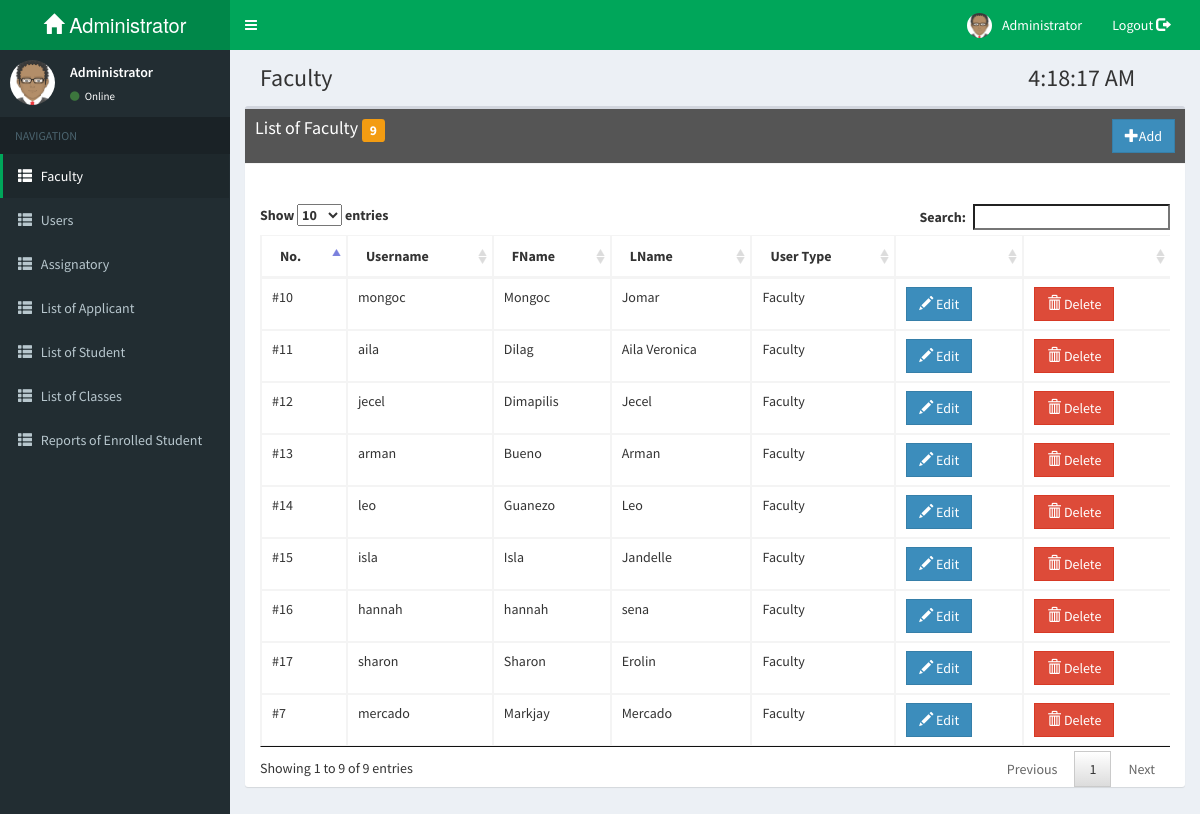
Screenshot of /admin/pages/faculty.php (signed in) with the database file from the repository.
### tables this page shows
CREATE TABLE `users_tbl` (
  `u_id` int(10) UNSIGNED NOT NULL,
  `fname` varchar(50) NOT NULL,
  `lname` varchar(50) NOT NULL,
  `username` varchar(50) NOT NULL,
  `password` varchar(30) NOT NULL,
  `type` varchar(50) NOT NULL
);

### admin/pages/faculty.php (the view, shortened to what this page needs)
<?php 	include "../templates/templates.php";
		include "connect.php";
        headertemplate('Admin | Users');
		?>
	<?php
		$sql_fac_staff = mysqli_query($con,"select * from users_tbl WHERE type = 'Faculty'");
		$num_fac = mysqli_num_rows($sql_fac_staff);
	?>
  <body class="skin-green">
    <div class="wrapper">
     <?php navbar('faculty'); ?>
      <div class="content-wrapper">
		<section class="content-header">
          <h1 class="col-md-10">
            Faculty
          </h1>
		  <h1>
            <?php include('time.php'); ?>
          </h1>
        </section>
       <section class="content">
        <div class="box">
            <div class="box-header with-border" style="background-color: #555555;color:white;">
              <h3 class="box-title">List of Faculty <small class="label bg-yellow" id="num_app"> <?php echo $num_fac;?></small></h3>
			  <a class="btn btn-flat btn-primary pull-right" href="faculty_add_edit_del.php?opt=add" data-toggle="tooltip" title="Delete User"><i class="glyphicon glyphicon-plus"></i>Add</a>
            </div>
            <br/><br/>
			<div class="container-fluid">
				<div class="table-responsive">
				  <table id="tblusers" class="table table-bordered table-hover">
					<thead>
						<th>No.</th>
						<th>Username</th>
						<th>FName</th>
						<th>LName</th>
						<th>User Type</th>
						<th></th>
						<th></th>
					</thead>
					<tbody>
						<?php
						while($fetch_staff = mysqli_fetch_array($sql_fac_staff)){
						?>
							<tr>
								<td>#<?php echo $fetch_staff['u_id'];?></td>
								<td><?php echo $fetch_staff['username'];?></td>
								<td><?php echo $fetch_staff['fname'];?></td>
								<td><?php echo $fetch_staff['lname'];?></td>
								<td><?php echo $fetch_staff['type'];?></td>
								<td><a class="btn btn-flat btn-primary" href="faculty_add_edit_del.php?opt=edit&id=<?php echo $fetch_staff['u_id'];?>" data-toggle="tooltip" title="Modify User"><i class="glyphicon glyphicon-pencil"></i> Edit</a></td>
								<td><a class="btn btn-flat btn-danger" href="print_certificate_admission.php?id=<?php echo $fetch_staff['u_id'];?>" data-toggle="tooltip" title="Delete User"><i class="glyphicon glyphicon-trash"></i> Delete</a></td>
							</tr>
						<?php
						}
						?>
					</tbody>
				  </table>
				</div>
            </div>
          </div>
       </section>
    </div>
  </body>
</html>

### admin/templates/templates.php (shortened to what this page needs)
<?php
function headertemplate($title){
        ?>
<!DOCTYPE html>
<html>
  <head>
    <link href="../../bootstrap/bootstrap/css/bootstrap.min.css" rel="stylesheet" type="text/css" />
    <link href="https://maxcdn.bootstrapcdn.com/font-awesome/4.3.0/css/font-awesome.min.css" rel="stylesheet" type="text/css" />
    <link href="http://code.ionicframework.com/ionicons/2.0.0/css/ionicons.min.css" rel="stylesheet" type="text/css" />
    <link href="../../bootstrap/plugins/morris/morris.css" rel="stylesheet" type="text/css" />
    <link href="../../bootstrap/plugins/jvectormap/jquery-jvectormap-1.2.2.css" rel="stylesheet" type="text/css" />
    <link href="../../bootstrap/plugins//DataTables-1.10.5/media/css/jquery.dataTables.css" rel="stylesheet" type="text/css" /-->
    <link href="../../bootstrap/plugins/daterangepicker/daterangepicker-bs3.css" rel="stylesheet" type="text/css" />
    <link href="../../bootstrap/dist/css/AdminLTE.min.css" rel="stylesheet" type="text/css" />
    <link href="../../bootstrap/dist/css/skins/_all-skins.min.css" rel="stylesheet" type="text/css" />
    <link href="../../bootstrap/plugins/iCheck/all.css" rel="stylesheet" type="text/css" />
    <link href="../../bootstrap/plugins/iCheck/all.css" rel="stylesheet" type="text/css" />
	<link href="pagination/pagination.css" rel="stylesheet" type="text/css" />
	<link href="pagination/A_green.css" rel="stylesheet" type="text/css" />
     <link href="../../font-awesome/css/font-awesome.min.css" rel="stylesheet" type="text/css"/>
  </head>
<?php function navbar($active){?>
        <header class="main-header">
        <a href="dashboard.php" class="logo"><i class="glyphicon glyphicon-home"></i> Administrator</a>
        <nav class="navbar navbar-static-top" role="navigation">
          <a href="#" class="sidebar-toggle" data-toggle="offcanvas" role="button">
          </a>
          <div class="navbar-custom-menu">
            <ul class="nav navbar-nav">
              <li class="dropdown user user-menu">
                <a href="#" class="dropdown-toggle" data-toggle="dropdown">
                  <img src="../../bootstrap/dist/img/avatar.png" class="user-image" alt="User Image"/>
                  <span class="hidden-xs">Administrator</span>
                </a>
              </li>
              <li>
                <a href="../php/logout.php">
                  Logout <i class="glyphicon glyphicon-log-out" data-toggle="tooltip" title="Logout" ></i>
                </a>
              </li>
            </ul>
          </div>
        </nav>
      </header>
      <aside class="main-sidebar">
        <section class="sidebar">
          <div class="user-panel">
            <div class="pull-left image">
              <img src="../../bootstrap/dist/img/avatar.png" class="img-circle" alt="User Image" />
            </div>
            <div class="pull-left info">
              <p>Administrator</p>
              <a href="#"><i class="fa fa-circle text-success"></i> Online</a>
            </div>
          </div>
          <ul class="sidebar-menu">
            <li class="header">NAVIGATION</li>
             <?php if($active=="faculty"){
              echo '<li class="active">';
            }
            else{
              echo '<li>';
            }
            ?>
              <a href="faculty.php">
                <i class="glyphicon glyphicon-th-list"></i> <span>Faculty</span>
              </a>
            </li>
            <?php if($active=="users"){
              echo '<li class="active">';
            }
            else{
              echo '<li>';
            }
            ?>
              <a href="users.php">
                <i class="glyphicon glyphicon-th-list"></i> <span>Users</span>
              </a>
            </li>
          <?php if($active=="assignatory"){
              echo '<li class="active">';
            }
            else{
              echo '<li>';
            }
            ?>
              <a href="assignatory.php">
                <i class="glyphicon glyphicon-th-list"></i> <span>Assignatory</span>
              </a>
            </li>
			<?php if($active=="listof_apllicant"){
              echo '<li class="active">';
            }
            else{
              echo '<li>';
            }
            ?>
              <a href="listof_applicant.php">
                <i class="glyphicon glyphicon-th-list"></i> <span>List of Applicant</span>
              </a>
            </li>
      <?php if($active=="listofstudent"){
              echo '<li class="active">';
            }
            else{
              echo '<li>';
            }
            ?>
              <a href="list_of_student.php">
                <i class="glyphicon glyphicon-th-list"></i> <span>List of Student</span>
              </a>
            </li>
			<?php if($active=="listof_subject"){
              echo '<li class="active">';
            }
            else{
              echo '<li>';
            }
            ?>
              <a href="listof_subject.php">
                <i class="glyphicon glyphicon-th-list"></i> <span>List of Classes</span>
              </a>
            </li>
			<?php if($active=="list_student"){
              echo '<li class="active">';
            }
            else{
              echo '<li>';
            }
            ?>
              <a href="listof_student.php">
                <i class="glyphicon glyphicon-th-list"></i> <span>Reports of Enrolled Student</span>
              </a>
            </li>
          </ul>
        </section>
      </aside>
<?php } ?>
 <?php }
  ?>

### admin/pages/time.php (shortened to what this page needs)
<span id=tick2>
</span>

### rows the page displays
users_tbl: u_id "7", username "mercado", fname "Markjay", lname "Mercado", type "Faculty"
users_tbl: u_id "10", username "mongoc", fname "Mongoc", lname "Jomar", type "Faculty"
users_tbl: u_id "11", username "aila", fname "Dilag", lname "Aila Veronica", type "Faculty"
users_tbl: u_id "12", username "jecel", fname "Dimapilis", lname "Jecel", type "Faculty"
users_tbl: u_id "13", username "arman", fname "Bueno", lname "Arman", type "Faculty"
users_tbl: u_id "14", username "leo", fname "Guanezo", lname "Leo", type "Faculty"
users_tbl: u_id "15", username "isla", fname "Isla", lname "Jandelle", type "Faculty"
users_tbl: u_id "16", username "hannah", fname "hannah", lname "sena", type "Faculty"
users_tbl: u_id "17", username "sharon", fname "Sharon", lname "Erolin", type "Faculty"

### other values shown
$num_fac "9"
